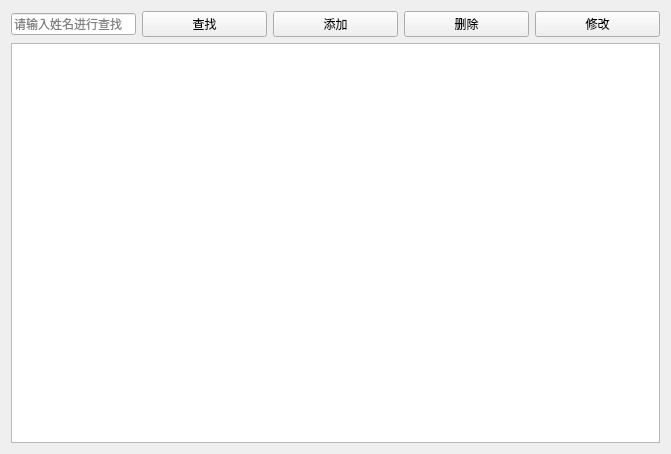
<?xml version="1.0" encoding="UTF-8"?>
<ui version="4.0">
 <class>PatientView</class>
 <widget class="QWidget" name="PatientView">
  <property name="geometry">
   <rect>
    <x>0</x>
    <y>0</y>
    <width>671</width>
    <height>454</height>
   </rect>
  </property>
  <property name="windowTitle">
   <string>患者管理</string>
  </property>
  <layout class="QGridLayout" name="gridLayout">
   <item row="0" column="0">
    <layout class="QHBoxLayout" name="horizontalLayout">
     <item>
      <widget class="QLineEdit" name="txtSearch">
       <property name="sizePolicy">
        <sizepolicy hsizetype="Minimum" vsizetype="Fixed">
         <horstretch>0</horstretch>
         <verstretch>0</verstretch>
        </sizepolicy>
       </property>
       <property name="placeholderText">
        <string>请输入姓名进行查找</string>
       </property>
      </widget>
     </item>
     <item>
      <widget class="QPushButton" name="btSearch">
       <property name="text">
        <string>查找</string>
       </property>
       <property name="icon">
        <iconset resource="lab3.qrc">
         <normaloff>:/img/search.png</normaloff>:/img/search.png</iconset>
       </property>
      </widget>
     </item>
     <item>
      <widget class="QPushButton" name="btAdd">
       <property name="text">
        <string>添加</string>
       </property>
       <property name="icon">
        <iconset resource="lab3.qrc">
         <normaloff>:/img/new.png</normaloff>:/img/new.png</iconset>
       </property>
      </widget>
     </item>
     <item>
      <widget class="QPushButton" name="btDelete">
       <property name="text">
        <string>删除</string>
       </property>
       <property name="icon">
        <iconset resource="lab3.qrc">
         <normaloff>:/img/delete.png</normaloff>:/img/delete.png</iconset>
       </property>
      </widget>
     </item>
     <item>
      <widget class="QPushButton" name="btEdit">
       <property name="text">
        <string>修改</string>
       </property>
       <property name="icon">
        <iconset resource="lab3.qrc">
         <normaloff>:/img/edit.png</normaloff>:/img/edit.png</iconset>
       </property>
      </widget>
     </item>
    </layout>
   </item>
   <item row="1" column="0">
    <widget class="QTableView" name="tableView"/>
   </item>
  </layout>
 </widget>
 <resources>
  <include location="lab3.qrc"/>
 </resources>
 <connections/>
</ui>
